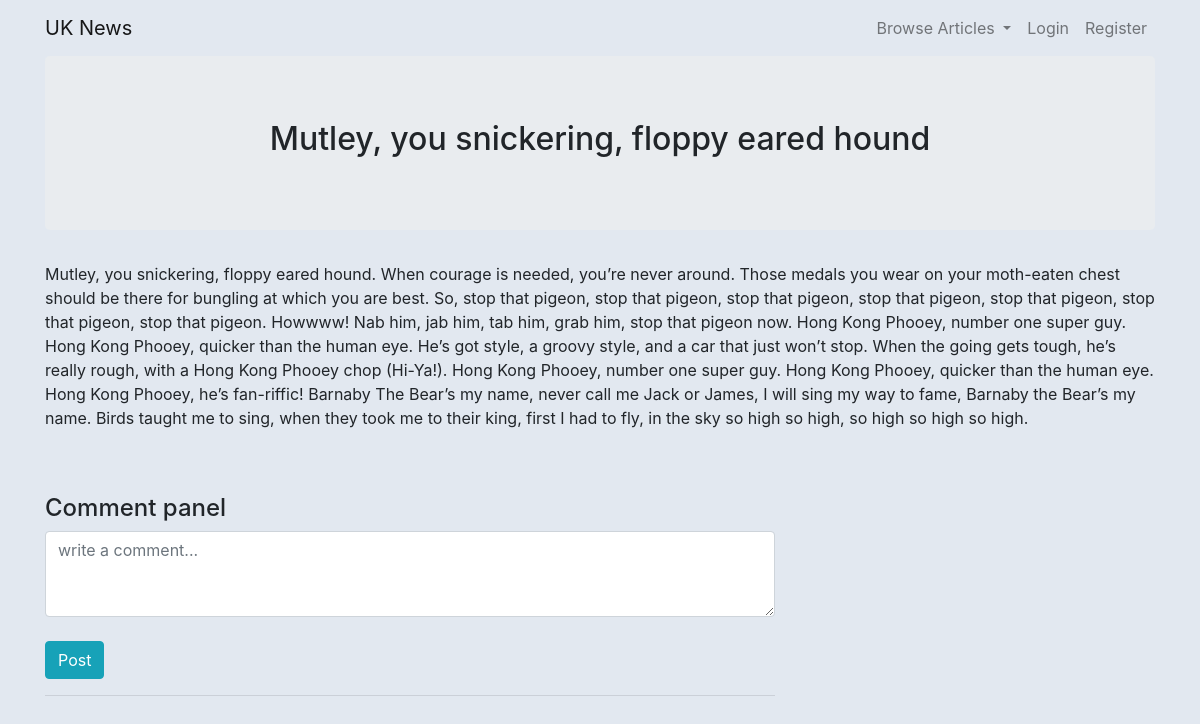
The app's page /article_page/1/ with its own data.
### newsapp/models.py (models this page shows)
class Article(models.Model):
	article_name = models.CharField(max_length=999)
	article_category = models.CharField(max_length=999)
	article_description = models.CharField(max_length=999)
	article_likes = models.ManyToManyField(User, related_name='article_likes')
	article_created_time = models.DateTimeField(default=datetime.now)

### newsapp/views.py (the view)
# urls.py: path('article_page/<int:article_id>/', views.article_page, name='article_page'),
def article_page(request, article_id):
	article = Article.objects.get(id=article_id)
	all_comments = Comment.objects.filter(article=article).order_by('-comment_created_time')
	context = {"article": article, "all_comments": all_comments}
	return render(request, "newsapp/articlepage.html", context)

### newsapp/templates/newsapp/articlepage.html (shortened to what this page needs)
{% extends "newsapp/base.html" %}
{% load static %}
{% block content %}
<div class="container">
	<div class="jumbotron">
		<h2 style="text-align: center;">{{ article.article_name }}</h2>
    </div>
    <div id="article-description">
    	<p>{{ article.article_description }}</p>
    </div>
    <br><br>
    <div id="article-comments">
    	<div class="row bootstrap snippets bootdeys">
    <div class="col-md-8 col-sm-12">
        <div class="comment-wrapper">
            <div class="panel panel-info">
                <div class="panel-heading">
                    <h4>Comment panel</h4>
                </div>
                <div class="panel-body">
                    <textarea class="form-control" placeholder="write a comment..." rows="3" id="comment-box"></textarea>
                    <br>
                    <button type="button" class="btn btn-info pull-right" onclick="create_comment()">Post</button>
                    <hr>
                </div>
            </div>
        </div>
    </div>
</div>
</div>
</div>
{% endblock %}

### newsapp/templates/newsapp/base.html (style rules this page uses)
body { background-color:#e2e8f0 }

### newsapp/templates/newsapp/articlepage.html (style rules this page uses)
.comment-wrapper .panel-body { max-height:650px; overflow:auto; }

### records on screen
Article: article_name "Mutley, you snickering, floppy eared hound", article_description "Mutley, you snickering, floppy eared hound. When courage is needed, you’re never around. Those medals you wear on your moth-eaten chest should be there for bungling at which you are best. So, stop that pigeon, stop that pigeon, stop that pigeon, stop that pigeon, stop that pigeon, stop that pigeon, stop that pigeon. Howwww! Nab him, jab him, tab him, grab him, stop that pigeon now. Hong Kong Phooey, number one super guy. Hong Kong Phooey, quicker than the human eye. He’s got style, a groovy style, and a car that just won’t stop. When the going gets tough, he’s really rough, with a Hong Kong Phooey chop (Hi-Ya!). Hong Kong Phooey, number one super guy. Hong Kong Phooey, quicker than the…"
